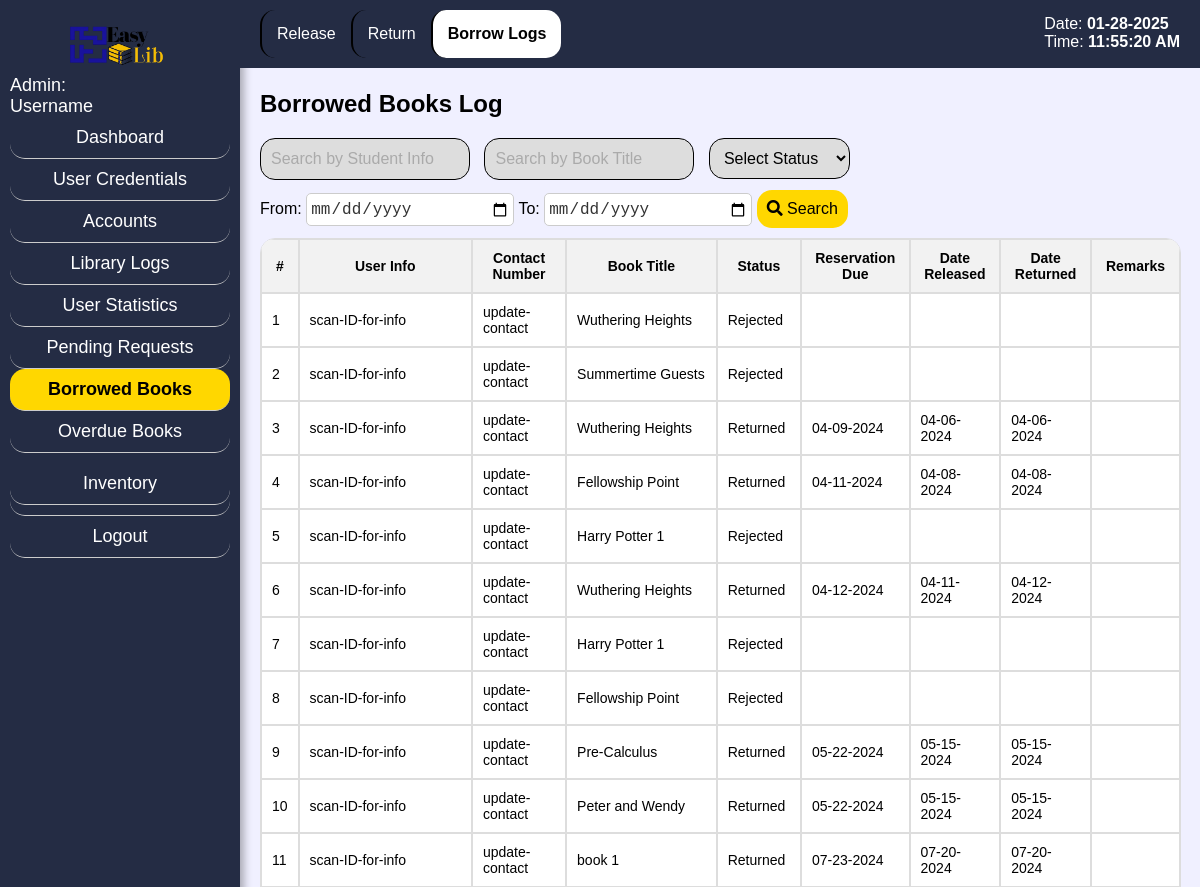
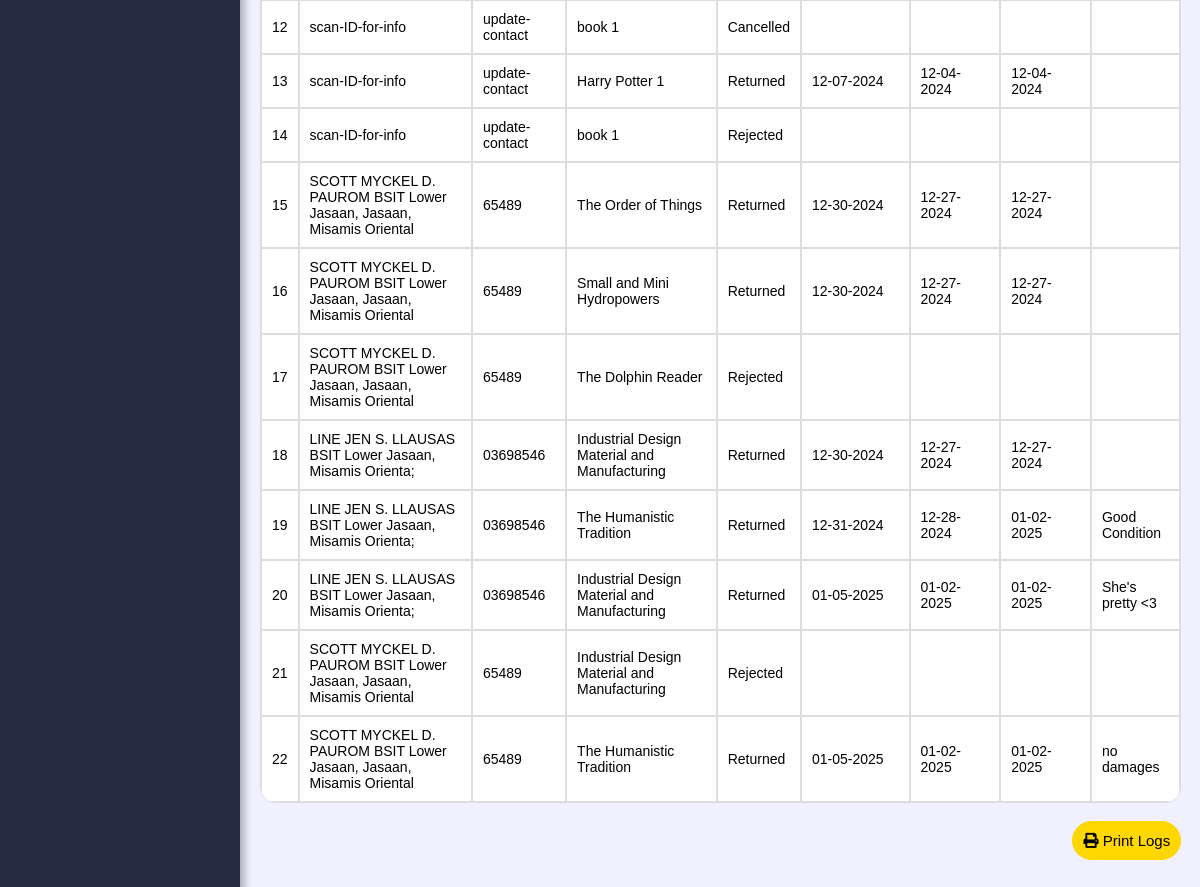
Screenshot of /admin_blogs.php with the database file from the repository (2 pictures, top to bottom).
### tables this page shows
CREATE TABLE `rsv` (
  `rid` int(9) NOT NULL,
  `uid` int(9) NOT NULL,
  `bid` int(9) NOT NULL,
  `info` varchar(255) NOT NULL,
  `contact` varchar(255) NOT NULL,
  `title` varchar(255) NOT NULL,
  `status` varchar(255) NOT NULL,
  `rsv_end` varchar(255) NOT NULL,
  `date_rel` varchar(255) NOT NULL,
  `due_date` varchar(255) NOT NULL,
  `date_ret` varchar(255) NOT NULL,
  `remarks` varchar(255) NOT NULL
);

CREATE TABLE `users` (
  `uid` int(9) NOT NULL,
  `contact` varchar(255) NOT NULL,
  `birthdate` varchar(255) NOT NULL,
  `gender` varchar(50) NOT NULL,
  `username` varchar(255) NOT NULL,
  `password` varchar(255) NOT NULL,
  `info` varchar(255) NOT NULL,
  `idnum` varchar(255) NOT NULL,
  `year_level` varchar(50) NOT NULL,
  `user_type` varchar(99) NOT NULL,
  `profile_image` varchar(99) NOT NULL,
  `status` varchar(99) NOT NULL
);

### admin_blogs.php (the view, shortened to what this page needs)
<?php
include 'config.php';
$where_clause = " WHERE r.status IN ('Returned', 'Cancelled', 'Rejected')";
$query = "SELECT r.rid, u.info, u.contact, r.status, r.title, r.date_rel, r.date_ret, r.rsv_end, r.remarks
          FROM users u
          JOIN rsv r ON u.uid = r.uid
          $where_clause";
$result = $mysqli->query($query);
?>
<!DOCTYPE html>
<html lang="en">
<head>
    <link rel="stylesheet" href="css/admin_srch.css">
    <link rel="stylesheet" href="https://cdnjs.cloudflare.com/ajax/libs/font-awesome/5.15.4/css/all.min.css">
</head>
<body class="bg">
<div class="sidebar">
    <span style="margin-left: 25%;"><img src="css/pics/logop.png" alt="Logo" class="logo"></span>
        <?php
        if(isset($admin_username_display)) {
            echo '<div class="hell">Admin: ' . $admin_username_display . '</span></div>';
        } else {
            echo '<div>Admin: <br>Username</div>';
        }
        ?>
        <a href="admin_dash.php<?php if(isset($aid)) echo '?aid=' . $aid; ?>" class="sidebar-item">Dashboard</a>
        <a href="admin_pf.php<?php if(isset($aid)) echo '?aid=' . $aid; ?>" class="sidebar-item">User Credentials</a>
        <a href="admin_srch.php<?php if(isset($aid)) echo '?aid=' . $aid; ?>" class="sidebar-item">Accounts</a>
        <a href="admin_attd.php<?php if(isset($aid)) echo '?aid=' . $aid; ?>" class="sidebar-item">Library Logs</a>
        <a href="admin_stat.php<?php if (isset($aid)) echo '?aid=' . $aid; ?>" class="sidebar-item">User Statistics</a>
        <a href="admin_preq.php<?php if(isset($aid)) echo '?aid=' . $aid; ?>" class="sidebar-item">Pending Requests</a>
        <a href="admin_brel.php<?php if(isset($aid)) echo '?aid=' . $aid; ?>" class="sidebar-item active">Borrowed Books</a>
        <a href="admin_ob.php<?php if(isset($aid)) echo '?aid=' . $aid; ?>" class="sidebar-item ">Overdue Books</a>
        <div class="sidebar-item dropdown">
            <a href="#" class="dropdown-link" onmouseover="toggleDropdown(event)">Inventory</a>
        </div>
        <a href="login.php" class="sidebar-item logout-btn">Logout</a>
    </div>
    <div class="content">
        <nav class="secondary-navbar">
            <a href="admin_brel.php<?php if(isset($aid)) echo '?aid=' . $aid; ?>" class="secondary-navbar-item">Release</a>
            <a href="admin_bret.php<?php if(isset($aid)) echo '?aid=' . $aid; ?>" class="secondary-navbar-item">Return</a>
            <a href="admin_blogs.php<?php if(isset($aid)) echo '?aid=' . $aid; ?>" class="secondary-navbar-item active">Borrow Logs</a>
        </nav>
    </div>
    <div class="fixed-date-time">
        <p>Date: <span id="current-date"><?php echo date("m-d-Y"); ?></span></p>
        <p>Time: <span id="current-time"></span></p>
    </div>
    <div class="content-container">
    <div class="search-bar">
    <h2>Borrowed Books Log</h2>
    <form method="GET" action="admin_blogs.php">
        <input type="text" name="search_info" placeholder="Search by Student Info">
        <input type="text" name="search_title" placeholder="Search by Book Title">
        <select name="search_status">
            <option value="">Select Status</option>
        </select>
        <br>
        <label for="start_date">From:</label>
        <input type="date" name="start_date" placeholder="Start Date">
        <label for="end_date">To:</label>
        <input type="date" name="end_date" placeholder="End Date">
        <button type="submit"><i class="fas fa-search"></i> Search</button>
    </form>
</div>
        <table>
            <thead>
                <tr>
                    <th>#</th>
                    <th>User Info</th>
                    <th>Contact Number</th>
                    <th>Book Title</th>
                    <th>Status</th>
                    <th>Reservation Due</th>
                    <th>Date Released</th>
                    <th>Date Returned</th>
                    <th>Remarks</th>
                </tr>
            </thead>
            <tbody>
                <?php
                if ($result && $result->num_rows > 0) {
                    $counter = 1;
                    while ($row = $result->fetch_assoc()) {
                        echo "<tr>";
                        echo "<td>" . $counter++ . "</td>";
                        echo "<td>" . $row["info"] . "</td>";
                        echo "<td>" . $row["contact"] . "</td>";
                        echo "<td>" . $row["title"] . "</td>";
                        echo "<td>" . $row["status"] . "</td>";
                        echo "<td>" . $row["rsv_end"] . "</td>";
                        echo "<td>" . $row["date_rel"] . "</td>";
                        echo "<td>" . $row["date_ret"] . "</td>";
                        echo "<td>" . $row["remarks"] . "</td>";
                        echo "</tr>";
                    }
                } else {
                    echo "<tr><td colspan='9'>No data available.</td></tr>";
                }
                ?>
            </tbody>
        </table>
        <br>
        <a href="print_bltable.php?<?php echo $_SERVER['QUERY_STRING'] . '&name=' . urlencode($admin_name_display); ?>" class="print-button" target="_blank"><i class='fas fa-print'></i> Print Logs</a>
        </div>
</body>
</html>

### css/admin_srch.css (style rules this page uses)
.bg { margin: 0; padding: 0; font-family: Century Gothic,CenturyGothic,AppleGothic,sans-serif; background-color: #F0F0FF; }
.logo { height: 50px; width: auto; }
.sidebar { background-color: #242c44; width: 220px; padding: 20px 10px 20px 10px; height: 100%; font-size: 18px; position: fixed; top: 0; color: white; box-shadow: 4px 0 8px rgba(0, 0, 0, 0.3); }
.sidebar-item { padding: 10px 0; border-bottom: 1px solid #ccc; text-decoration: none; color: white; display: block; text-align: center; border-radius: 15px; }
.sidebar-item.active { background-color: gold; color: black; font-weight: bold; display: block; padding: 10px 0; }
.logout-btn { margin-top: auto; padding: 10px 0; text-decoration: none; color: white; display: block; text-align: center; border-radius: 15px; }
.secondary-navbar { background-color: #242c44; padding: 10px 20px; display: block; float: left; align-items: center; margin-left: 240px; position: fixed; width: 100%; position: fixed; top: 0; z-index: 1000; }
.secondary-navbar-item { padding: 15px; text-decoration: none; color: white; display: block; border-left: 2px solid black; float: left; text-align: center; border-radius: 15px; }
.secondary-navbar-item.active { background-color: white; color: black; font-weight: bold; }
.content-container { margin-top: 70px; margin-left: 240px; padding-left: 20px; overflow-y: auto; height: calc(100% - 70px); padding-bottom: 20px; }
.search-bar { margin-top: 20px; margin-bottom: 20px; }
.search-bar input[type="text"], .search-bar input[type="number"], .search-bar select, .search-bar button[type="submit"], .search-bar button[type="button"] { padding: 10px; font-size: 16px; border: 1px solid black; display: inline-block; margin-right: 10px; background-color: #ddd; }
.search-bar input[type="text"] { width: 20%; border-radius: 15px; }
.search-bar select { width: 15%; border-radius: 15px; }
input[type="date"] { width: 200px; height: 25px; padding: 3px; border: 1px solid #ccc; border-radius: 5px; background-color: #fff; color: #333; font-size: 16px; outline: none; }
input[type="date"]::placeholder { color: #aaa; }
.search-bar button[type="submit"] { background-color: gold; color: black; cursor: pointer; border-radius: 15px; border: none; }
.search-bar input[type="text"]::placeholder { color: #aaa; }
table { width: 98%; margin-top: -10px; font-size: 14px; border-spacing: 0; border-radius: 15px; overflow: hidden; border: 1px solid #ddd; }
table tr { color: black; background-color: white; }
table th, table td { padding: 10px; border: 1px solid #ddd; text-align: left; }
table th { background-color: #f2f2f2; text-align: center; }
.print-button { float: right; margin-right: 2%; margin-bottom: 20px; border-radius: 20px; border: 1px solid gold; color: black; background-color: gold; padding: 10px; text-align: center; text-decoration: none; font-size: 15px; cursor: pointer; }
.fixed-date-time { position: fixed; top: 15px; right: 20px; color: white; font-size: 16px; z-index: 1000; }
.fixed-date-time p { margin: 0; padding: 0; }
.fixed-date-time span { font-weight: bold; }
input[type="number"], input[type="text"] { width: 500px; height: 20px; padding: 5px; border: none; border-radius: 5px; margin-bottom: 10px; background-color: white; color: black; }
.dropdown-link { padding: 10px 0; border-bottom: 1px solid #ccc; text-decoration: none; color: white; display: block; text-align: center; border-radius: 15px; }

### rows the page displays
rsv: uid.info "scan-ID-for-info", uid.contact "update-contact", title "Wuthering Heights", status "Rejected"
rsv: uid.info "scan-ID-for-info", uid.contact "update-contact", title "Summertime Guests", status "Rejected"
rsv: uid.info "scan-ID-for-info", uid.contact "update-contact", title "Wuthering Heights", status "Returned", rsv_end "04-09-2024", date_rel "04-06-2024", date_ret "04-06-2024"
rsv: uid.info "scan-ID-for-info", uid.contact "update-contact", title "Fellowship Point", status "Returned", rsv_end "04-11-2024", date_rel "04-08-2024", date_ret "04-08-2024"
rsv: uid.info "scan-ID-for-info", uid.contact "update-contact", title "Harry Potter 1", status "Rejected"
rsv: uid.info "scan-ID-for-info", uid.contact "update-contact", title "Wuthering Heights", status "Returned", rsv_end "04-12-2024", date_rel "04-11-2024", date_ret "04-12-2024"
rsv: uid.info "scan-ID-for-info", uid.contact "update-contact", title "Harry Potter 1", status "Rejected"
rsv: uid.info "scan-ID-for-info", uid.contact "update-contact", title "Fellowship Point", status "Rejected"
rsv: uid.info "scan-ID-for-info", uid.contact "update-contact", title "Pre-Calculus", status "Returned", rsv_end "05-22-2024", date_rel "05-15-2024", date_ret "05-15-2024"
rsv: uid.info "scan-ID-for-info", uid.contact "update-contact", title "Peter and Wendy", status "Returned", rsv_end "05-22-2024", date_rel "05-15-2024", date_ret "05-15-2024"
rsv: uid.info "scan-ID-for-info", uid.contact "update-contact", title "book 1", status "Returned", rsv_end "07-23-2024", date_rel "07-20-2024", date_ret "07-20-2024"
rsv: uid.info "scan-ID-for-info", uid.contact "update-contact", title "book 1", status "Cancelled"
rsv: uid.info "scan-ID-for-info", uid.contact "update-contact", title "Harry Potter 1", status "Returned", rsv_end "12-07-2024", date_rel "12-04-2024", date_ret "12-04-2024"
rsv: uid.info "scan-ID-for-info", uid.contact "update-contact", title "book 1", status "Rejected"
rsv: uid.info "SCOTT MYCKEL D. PAUROM BSIT Lower Jasaan, Jasaan, Misamis Oriental", uid.contact "65489", title "The Order of Things", status "Returned", rsv_end "12-30-2024", date_rel "12-27-2024", date_ret "12-27-2024"
rsv: uid.info "SCOTT MYCKEL D. PAUROM BSIT Lower Jasaan, Jasaan, Misamis Oriental", uid.contact "65489", title "Small and Mini Hydropowers", status "Returned", rsv_end "12-30-2024", date_rel "12-27-2024", date_ret "12-27-2024"
rsv: uid.info "SCOTT MYCKEL D. PAUROM BSIT Lower Jasaan, Jasaan, Misamis Oriental", uid.contact "65489", title "The Dolphin Reader", status "Rejected"
rsv: uid.info "LINE JEN S. LLAUSAS BSIT Lower Jasaan, Misamis Orienta;", uid.contact "03698546", title "Industrial Design Material and Manufacturing", status "Returned", rsv_end "12-30-2024", date_rel "12-27-2024", date_ret "12-27-2024"
rsv: uid.info "LINE JEN S. LLAUSAS BSIT Lower Jasaan, Misamis Orienta;", uid.contact "03698546", title "The Humanistic Tradition", status "Returned", rsv_end "12-31-2024", date_rel "12-28-2024", date_ret "01-02-2025", remarks "Good Condition"
rsv: uid.info "LINE JEN S. LLAUSAS BSIT Lower Jasaan, Misamis Orienta;", uid.contact "03698546", title "Industrial Design Material and Manufacturing", status "Returned", rsv_end "01-05-2025", date_rel "01-02-2025", date_ret "01-02-2025", remarks "She's pretty <3"
rsv: uid.info "SCOTT MYCKEL D. PAUROM BSIT Lower Jasaan, Jasaan, Misamis Oriental", uid.contact "65489", title "Industrial Design Material and Manufacturing", status "Rejected"
rsv: uid.info "SCOTT MYCKEL D. PAUROM BSIT Lower Jasaan, Jasaan, Misamis Oriental", uid.contact "65489", title "The Humanistic Tradition", status "Returned", rsv_end "01-05-2025", date_rel "01-02-2025", date_ret "01-02-2025", remarks "no damages"
